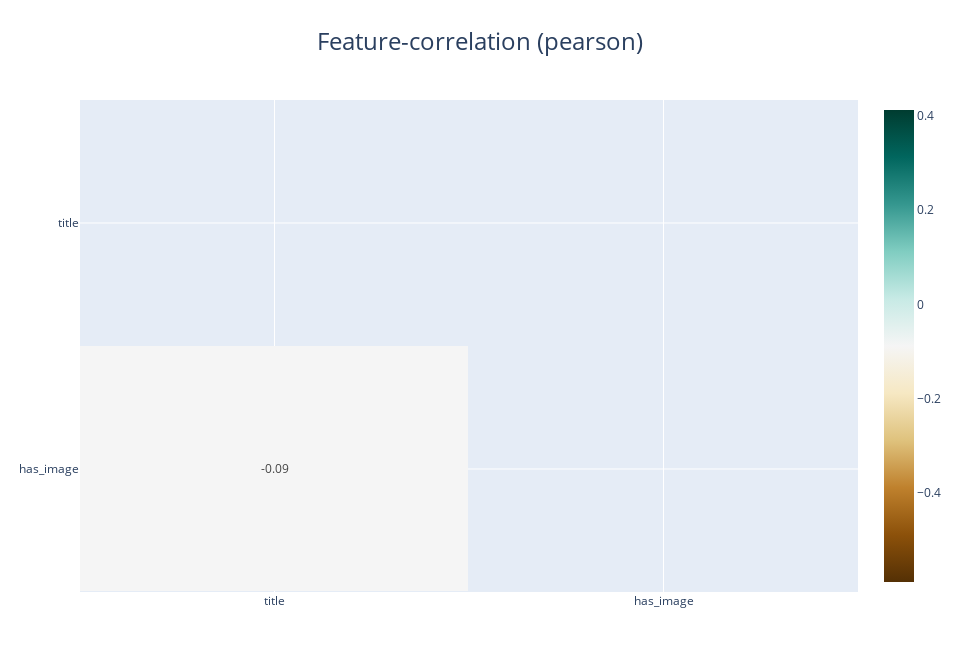

Here is the notebook cell this chart was saved with:
### Code cell
klib.corr_interactive_plot(df, figsize=(10,6))

### Figure 1 — Plotly figure (JSON) as saved in the notebook; plotly's stock layout.template omitted (floating-point values rounded to 4 significant figures)
{"data": [{"colorscale": [[0, "rgb(84,48,5)"], [0.1, "rgb(140,81,10)"], [0.2, "rgb(191,129,45)"], [0.3, "rgb(223,194,125)"], [0.4, "rgb(246,232,195)"], [0.5, "rgb(245,245,245)"], [0.6, "rgb(199,234,229)"], [0.7, "rgb(128,205,193)"], [0.8, "rgb(53,151,143)"], [0.9, "rgb(1,102,94)"], [1, "rgb(0,60,48)"]], "hoverongaps": false, "text": [["", -0.09], ["", ""]], "textfont": {"size": 12}, "texttemplate": "%{text}", "type": "heatmap", "x": ["has_image", "title"], "xgap": 1, "y": ["has_image", "title"], "ygap": 1, "z": [[NaN, -0.08799], [NaN, NaN]], "zmax": -0.14, "zmin": -0.04}], "layout": {"autosize": true, "height": 672, "title": {"font": {"size": 24}, "text": "Feature-correlation (pearson)", "x": 0.5}, "width": 960, "xaxis": {"autorange": "reversed"}}}
